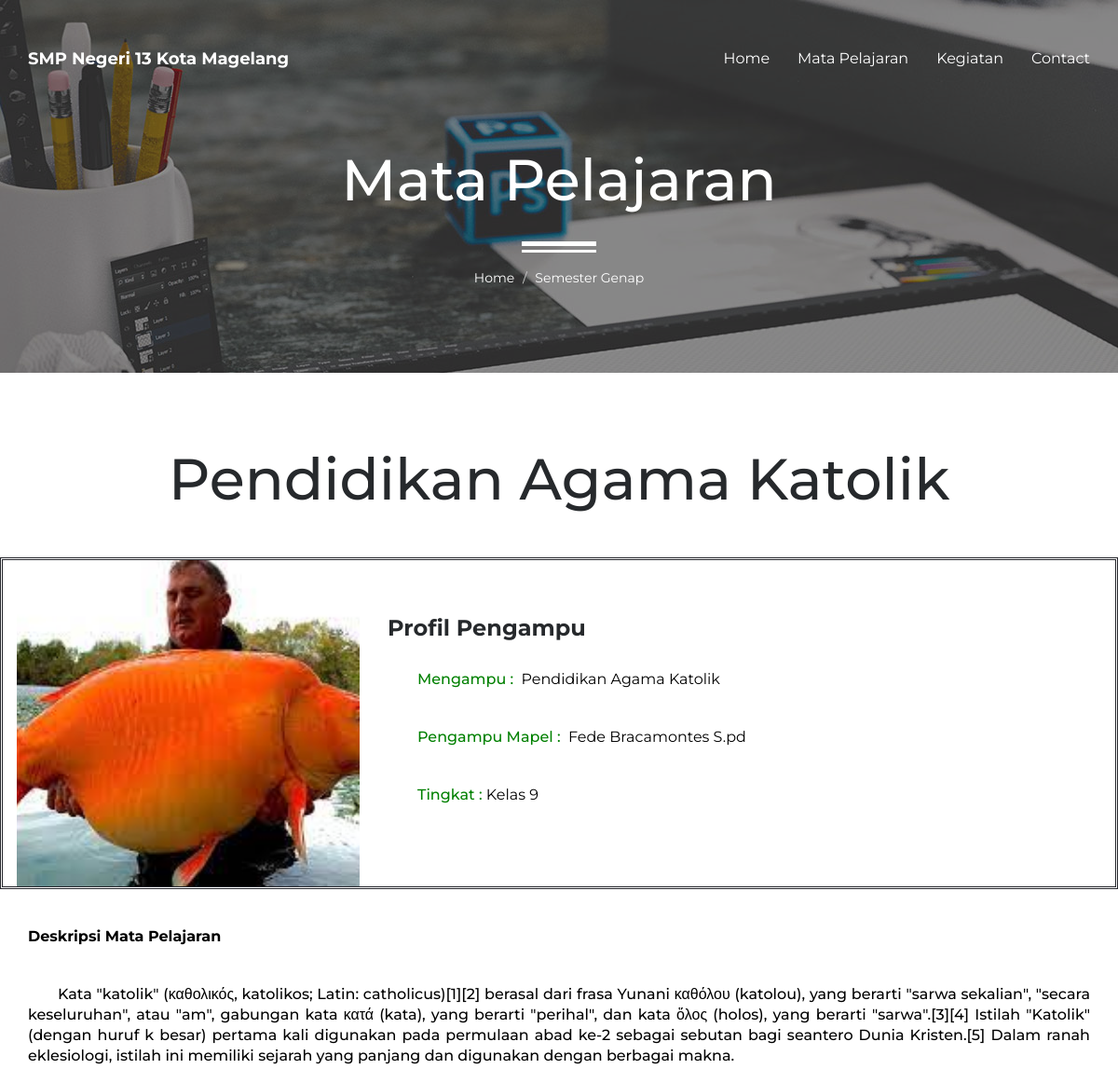
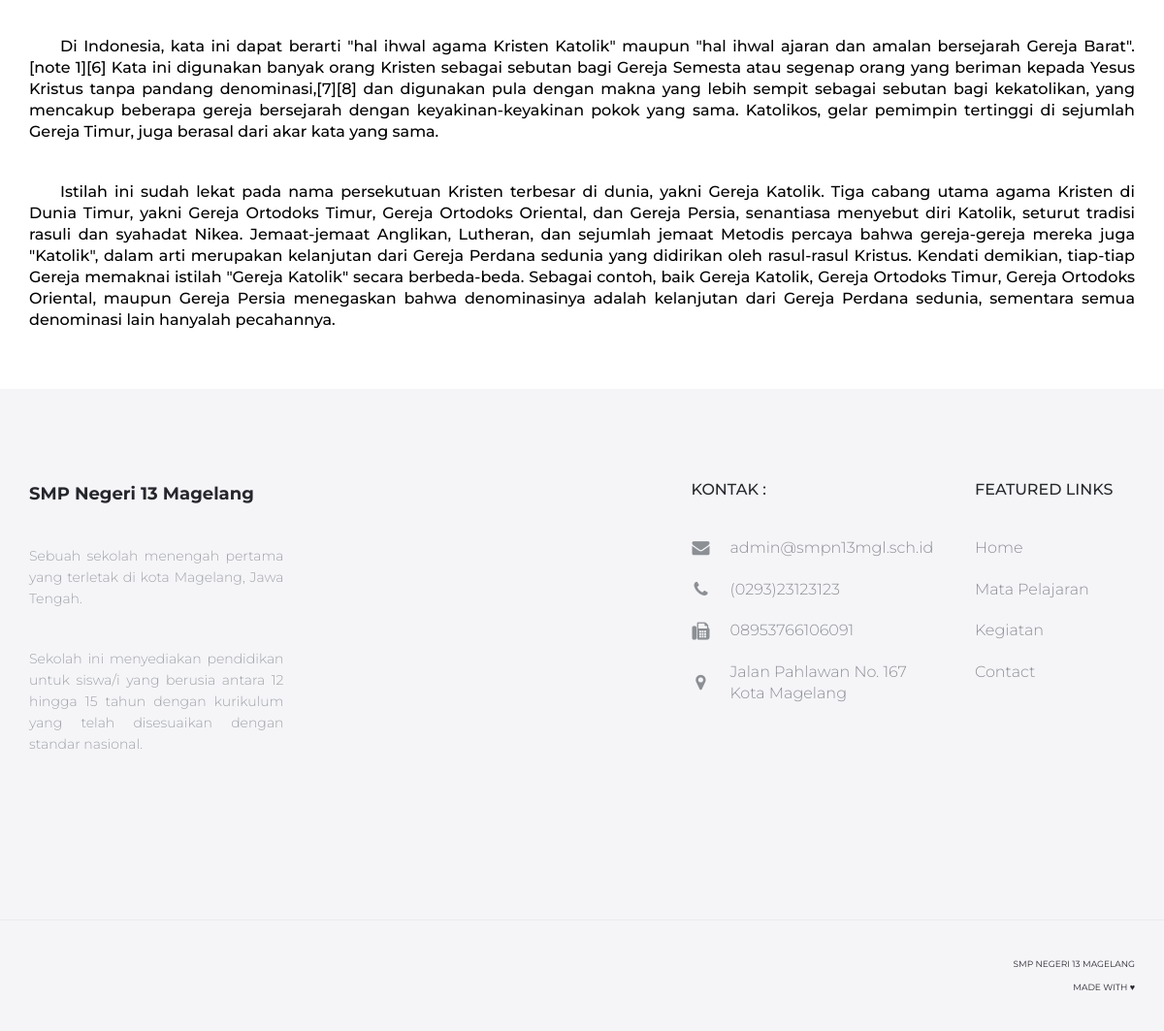
The app's page /portfolio-item.php?id=5 with its own data (2 pictures, top to bottom).
### tables this page shows
CREATE TABLE `utama` (
  `id` int(20) NOT NULL,
  `email` varchar(255) DEFAULT NULL,
  `notelp` int(255) DEFAULT NULL,
  `judul` varchar(250) DEFAULT NULL,
  `ketjud` varchar(250) DEFAULT NULL,
  `gambar` varchar(100) DEFAULT NULL,
  `linkyt` text NOT NULL,
  `linkad` text NOT NULL,
  `linkel` text NOT NULL,
  `linkwb` text NOT NULL,
  `sis_inf` varchar(30) NOT NULL,
  `ket_sis` text NOT NULL,
  `ketjud2` varchar(250) NOT NULL,
  `jud2` varchar(250) NOT NULL,
  `ket2` text NOT NULL,
  `gambar2` varchar(250) NOT NULL,
  `p_kelas` int(25) NOT NULL,
  `p_pengajar` int(25) NOT NULL,
  `p_prestasi` int(25) NOT NULL,
  `p_ekstrakulikuler` int(25) NOT NULL,
  `jud3` text NOT NULL,
  `ket3` text NOT NULL
);

CREATE TABLE `semestergenap` (
  `id` int(11) NOT NULL,
  `group` text NOT NULL,
  `mapel` text NOT NULL,
  `dess` text NOT NULL,
  `gambar` varchar(250) NOT NULL,
  `namaguru` text NOT NULL,
  `guru` text NOT NULL
);

CREATE TABLE `contact` (
  `id` int(11) NOT NULL,
  `nomrum` text NOT NULL,
  `wa` text NOT NULL,
  `email` text NOT NULL,
  `alamat` text NOT NULL
);

### logic.php (called while the page is built)
<?php
if(isset($_REQUEST['id'])){
        $id = $_REQUEST['id'];
        $isi = "SELECT * FROM semestergenap WHERE id = $id";
        $query = mysqli_query($mysqli, $isi);
        }
    ?>

### portfolio-item.php (the view, shortened to what this page needs)
<?php include('header.php')?>
<?php include('logic.php')?>
<body>
<?php
    $utama = mysqli_query($mysqli, "SELECT * FROM utama");
  ?>
    <?php
    while($arr_utama = mysqli_fetch_array($utama)):
    ?>
    <header id="masthead" class="site-header site-header-white">
        <nav id="primary-navigation" class="site-navigation">
            <div class="container">
                <div class="navbar-header">
                    <a href="index.html" class="site-title"><span><?= $arr_utama['judul']; ?></a>
                </div>
                <div class="collapse navbar-collapse" id="agency-navbar-collapse">
                <ul class="nav navbar-nav navbar-right">
                        <li><a href="index.php">Home</a></li>
                        <li><a href="semestergenap.php">Mata Pelajaran</a></li>
                        <li><a href="blog.php">Kegiatan</a></li>
                        <li><a href="contact.php">Contact</a></li>
                    </ul>
                </div>
            </div>
        </nav>
    </header>
    <?php endwhile?>
    <div id="hero" class="hero overlay subpage-hero portfolio-hero">
        <div class="hero-content">
            <div class="hero-text">
                <h1>Mata Pelajaran</h1>
                <ol class="breadcrumb">
                  <li class="breadcrumb-item"><a href="index.php">Home</a></li>
                  <li class="breadcrumb-item active">Semester Genap</li>
                </ol>
            </div>
        </div>
    </div>
    <main id="main" class="site-main">
        <section class="site-section subpage-site-section section-project">
        <div class="containerr">
        <?php foreach($query as $i){ ?>
          <h1><?php echo $i['mapel']?></h1>
          </div>
        <br><br>
        <div class="container">
                <div class="row">
                    <div style="border-style: double;" class="row">
                        <div style="height: 350px;" class="col-md-4 ">
                            <img src="assets/img/<?php
                            if (empty($i['guru']) ) {
                                echo "randompeople.jpg";
                            } else {
                            echo $i['guru'];
                            }?>"
                            class="img-res" alt="">
                        </div>
                        <div class="col-md-8">
                            <br><br><h3 style="font-weight: bold;">Profil Pengampu</h3>
                            <br>
                            <p style="font-size: 16px;  font-weight: 400; color: black;">&emsp;&emsp;<span style="font-weight: 500; color:green;">Mengampu :</span > &nbsp;<?php echo $i['mapel']?></p>
                            <p style="font-size: 16px; font-weight: 400; color: black;">&emsp;&emsp;<span style="font-weight: 500; color:green;">Pengampu Mapel :</span> &nbsp;<?php echo $i['namaguru']?></p>
                            <p style="font-size: 16px; font-weight: 400; color: black;"><span style="font-weight: 500; color:green;">&emsp;&emsp;Tingkat :</span>&nbsp;<?php echo $i['group']?></p>
                        </div>
                    </div>
                </div>
                <br><br>
                    <p style="font-size: 16px; font-weight: bold; color:black;">Deskripsi Mata Pelajaran</p>
                    <?php
                                        $paragraphs = explode("\n", $i['dess']);
                                        foreach ($paragraphs as $paragraph) {
                                            echo "<p style=' text-align:justify; color: black; font-size: 16px; text-indent: 2em; font-weight: 500; '>$paragraph</p>";
                                        }
                                        ?>
                <?php } ?>
            </div>
        </section>
    </main>
    <?php include('footer.php')?>
</body>
</html>

### footer.php (shortened to what this page needs)
<footer id="colophon" class="site-footer">
        <div class="container">
            <div class="row">
                <div class="col-md-3 col-sm-4 col-xs-6">
                    <a class="site-title"><span>SMP Negeri 13 Magelang</a>
                    <p style="text-align: justify;">Sebuah sekolah menengah pertama yang terletak di kota Magelang, Jawa Tengah.</p>
                    <p style="text-align: justify;"> Sekolah ini menyediakan pendidikan untuk siswa/i yang berusia antara 12 hingga 15 tahun dengan kurikulum yang telah disesuaikan dengan standar nasional. </p>
                </div>
                <?php $edit_contact = "SELECT * FROM contact WHERE id = 1 ";
                    $contact_edit = $mysqli->query($edit_contact);
                    while ($du = $contact_edit->fetch_object()) : ?>
                <div class="col-lg-offset-4 col-md-3 col-sm-4 col-md-offset-2 col-sm-offset-0 col-xs-6 ">
                    <h3>Kontak :</h3>
                    <ul class="list-unstyled contact-links">
                        <li><i class="fa fa-envelope" aria-hidden="true"></i><a href="mailto:<?= $du->email ?>"><?= $du->email ?></a></li>
                        <li><i class="fa fa-phone" aria-hidden="true"></i><a href="tel:<?= $du->nomrum ?>"><?= $du->nomrum ?></a></li>
                        <li><i class="fa fa-fax" aria-hidden="true"></i><a href="<?= $du->wa ?>"><?= $du->wa ?></a></li>
                        <li><i class="fa fa-map-marker" aria-hidden="true"></i><p><?= $du->alamat ?></p></li>
                    </ul>
                </div>
                <?php endwhile; ?>
                <div class="col-lg-2 col-md-3 col-sm-4 col-xs-6">
                    <h3>Featured links</h3>
                    <ul class="list-unstyled">
                        <li><a href="index.php">Home</a></li>
                        <li><a href="semestergenap.php">Mata Pelajaran</a></li>
                        <li><a href="blog.php">Kegiatan</a></li>
                        <li><a href="contact.php">Contact</a></li>
                    </ul>
                </div>
            </div>
        </div>
        <div class="copyright">
            <div class="container">
                <div class="row">
                    <div class="col-xs-8">
                    </div>
                    <div class="col-xs-4">
                        <div class="text-right">
                            <p>SMP Negeri 13 Magelang</p>
                            <p>Made With ♥</p>
                        </div>
                    </div>
                </div>
            </div>
        </div>
    </footer>

### assets/css/style.css (style rules this page uses)
a { transition: all 0.25s ease-in-out; -moz-transition: all 0.25s ease-in-out; -webkit-transition: all 0.25s ease-in-out; -o-transition: all 0.25s ease-in-out; -ms-transition: all 0.25s ease-in-out; cursor: pointer; color: #9fa3a7; }
p { margin-bottom: 0; font-size: 14px; font-weight: 300; color: #9fa3a7; line-height: 22px; }
h1 { font-size: 62px; }
h1,h2,h3,h4,h5 { color: #26292c; }
p + p { margin-top: 40px; }
html, body { width: 100%; height: 100%; margin: 0; padding: 0; font-family: 'Montserrat', sans-serif; color: #26272d; }
.img-res { display: block; width: 100vw; height: 100vh; max-width: 100%; max-height: 100%; object-fit: cover; }
.site-header { position: absolute; padding: 50px 0 0; background-color: transparent; width: 100%; z-index: 3; }
.site-title { font-size: 18px; line-height: 26px; color: #26272d; }
.site-title span { font-weight: 700; }
.navbar-collapse { text-align: center; }
.navbar-nav { float: none; display: inline-block; }
.navbar-nav > li > a, .slicknav_nav > li > a { padding: 0; font-size: 16px; position: relative; color: #26272d; line-height: 26px; }
.site-header-white .navbar-nav > li > a, .site-header-white .site-title { color: #fff; }
.navbar-nav > li + li { margin-left: 30px; }
.hero { height: 100%; width: 100%; display: table; position: relative; }
.overlay:before { content: ''; background-color: rgba(255,255,255,0.5); height: 100%; width: 100%; position: absolute; top: 0; left: 0; z-index: 0; }
.hero-content { display: table-cell; vertical-align: middle; padding-top: 75px; }
.hero-text { max-width: 890px; width: 100%; margin: 0 auto; padding: 0 15px; text-align: center; }
.hero-text h1 { position: relative; margin: 0; }
.hero .breadcrumb { padding-top: 60px; margin-bottom: 0; }
.hero .breadcrumb:before { content: ''; display: block; position: absolute; left: 50%; bottom: 45px; height: 12px; width: 80px; border-top: 5px solid #fff; border-bottom: 3px solid #fff; transform: translateX(-50%); -moz-transform: translateX(-50%); -webkit-transform: translateX(-50%); -o-transform: translateX(-50%); -ms-transform: translateX(-50%); }
.subpage-hero { height: 400px; }
.subpage-hero.overlay:before { background-color: rgba(38,39,45,0.5); }
.subpage-hero .hero-content, .subpage-hero .hero-content h1, .subpage-hero a { color: #fff; }
.portfolio-hero { background: url(../img/portfolio-hero.jpg) no-repeat center / cover; }
.site-section { padding: 100px 0 140px; }
.site-footer { background-color: #f5f5f8; padding-top: 95px; }
.site-footer .site-title { display: inline-block; margin-bottom: 40px; }
.site-footer h3 { font-size: 16px; text-transform: uppercase; margin:0 0 40px; }
.site-footer > .container { padding-bottom: 170px; }
.site-footer .list-unstyled li + li { margin-top: 20px; }
.contact-links li { position: relative; }
.contact-links li i { position: absolute; top: 50%; width: 20px; text-align: center; font-size: 18px; color: #8c8f94; transform: translateY(-50%); -moz-transform: translateY(-50%); -webkit-transform: translateY(-50%); -o-transform: translateY(-50%); -ms-transform: translateY(-50%); }
.contact-links li a, .contact-links li p { margin-left: 40px; }
.list-unstyled { margin-bottom: 0; }
.list-unstyled li a, .list-unstyled li p { font-size: 16px; color: #8c8f94; font-weight: 300; }
.copyright { padding: 30px 0; border-top: 1px solid rgba(38, 41, 44, 0.05); }
.copyright .text-right { padding: 4px 0; }
.copyright p { font-size: 9px; font-weight: 400; text-transform: uppercase; color: #26272d; }
.copyright p + p { margin-top: 2px; }
.subpage-site-section { padding: 60px 0; }
.breadcrumb { background-color: transparent; position: relative; }
.breadcrumb .active { color: #fff; }

### header.php (style rules this page uses)
.containerr { position: relative; text-align: center; color: black; }

### records on screen
utama: judul "SMP Negeri 13 Kota Magelang"
semestergenap: mapel "Pendidikan Agama Katolik", guru (picture), namaguru "Fede Bracamontes S.pd", group "Kelas 9", dess "Kata \"katolik\" (καθολικός, katolikos; Latin: catholicus)[1][2] berasal dari frasa Yunani καθόλου (katolou), yang berarti \"sarwa sekalian\", \"secara keseluruhan\", atau \"am\", gabungan kata κατά (kata), yang berarti \"perihal\", dan kata ὅλος (holos), yang berarti \"sarwa\".[3][4] Istilah \"Katolik\" (dengan huruf k besar) pertama kali digunakan pada permulaan abad ke-2 sebagai sebutan bagi seantero Dunia Kristen.[5] Dalam ranah eklesiologi, istilah ini memiliki sejarah yang panjang dan digunakan dengan berbagai makna.", dess "Di Indonesia, kata ini dapat berarti \"hal ihwal agama Kristen Katolik\" maupun \"hal ihwal ajaran dan amalan bersejarah Gereja Barat\".[note 1][6] Kata ini digunakan banyak orang Kristen sebagai sebutan bagi Gereja Semesta atau segenap orang yang beriman kepada Yesus Kristus tanpa pandang denominasi,[7][8] dan digunakan pula dengan makna yang lebih sempit sebagai sebutan bagi kekatolikan, yang mencakup beberapa gereja bersejarah dengan keyakinan-keyakinan pokok yang sama. Katolikos, gelar pemimpin tertinggi di sejumlah Gereja Timur, juga berasal dari akar kata yang sama.", dess "Istilah ini sudah lekat pada nama persekutuan Kristen terbesar di dunia, yakni Gereja Katolik. Tiga cabang utama agama Kristen di Dunia Timur, yakni Gereja Ortodoks Timur, Gereja Ortodoks Oriental, dan Gereja Persia, senantiasa menyebut diri Katolik, seturut tradisi rasuli dan syahadat Nikea. Jemaat-jemaat Anglikan, Lutheran, dan sejumlah jemaat Metodis percaya bahwa gereja-gereja mereka juga \"Katolik\", dalam arti merupakan kelanjutan dari Gereja Perdana sedunia yang didirikan oleh rasul-rasul Kristus. Kendati demikian, tiap-tiap Gereja memaknai istilah \"Gereja Katolik\" secara berbeda-beda. Sebagai contoh, baik Gereja Katolik, Gereja Ortodoks Timur, Gereja Ortodoks Oriental, maupun Gereja…"
contact: email "admin@smpn13mgl.sch.id", nomrum "(0293)23123123", wa "08953766106091", alamat "Jalan Pahlawan No. 167 Kota Magelang"
